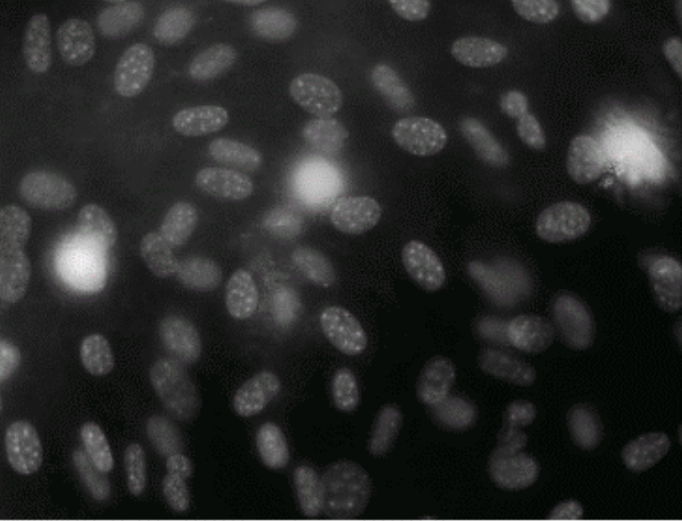
#> input picture src/Examen/question_2.png, 682 x 521 px
$ python question_2.py
#> lines starting #> are read from the running program, lines starting #| are printed output that depends on the picture
import cv2
import numpy as np
from matplotlib import pyplot as plt

img = cv2.imread('question_2.png')
#> img is the input picture: shape (521, 682, 3); mean B, G, R 39.1, 40.2, 39.2

height = np.size(img, 0)
#> height = 521
width = np.size(img, 1)
#> width = 682
img2 = np.zeros((height,width,1),np.uint8)

for i in range (width-1):
    for j in range (height-1):
        b,r,g=img[j,i]
        temp=int((b+r+g)/3)
        if(b<=255 and b>=50):
            temp=255
        else:
            temp=1
        img[j,i]=temp
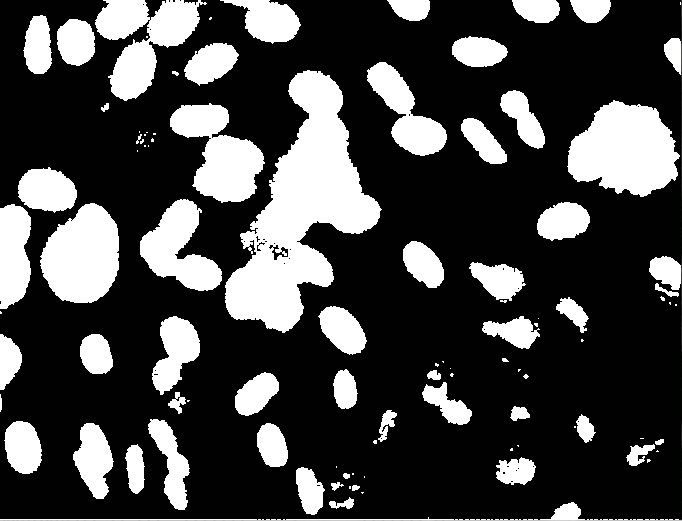
#> img: shape (521, 682, 3); mean B, G, R 68.7, 68.7, 68.7

cv2.destroyAllWindows()
cv2.imwrite('salida2.png',img)

$ run again, with src/Examen/question_1.png copied over src/Examen/question_2.png
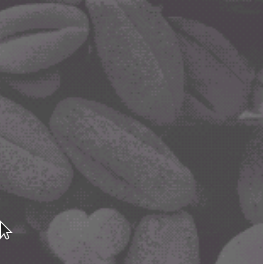
#> input picture src/Examen/question_1.png, 263 x 264 px
#> img is the input picture: shape (264, 263, 3); mean B, G, R 89.8, 86.6, 89.8
#> height = 264
#> width = 263
#> after the loop `for i in range (width-1):`:
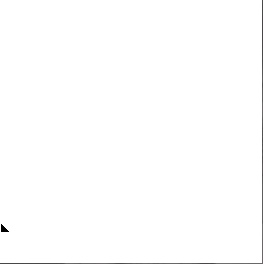
#> img: shape (264, 263, 3); mean B, G, R 253.6, 253.6, 253.6

$ run again, with src/Examen/question_3.png copied over src/Examen/question_2.png
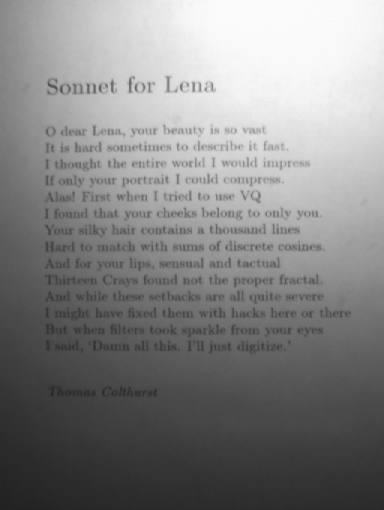
#> input picture src/Examen/question_3.png, 384 x 510 px
#> img is the input picture: shape (510, 384, 3); min 33, max 251, mean 133.6
#> height = 510
#> width = 384
#> after the loop `for i in range (width-1):`:
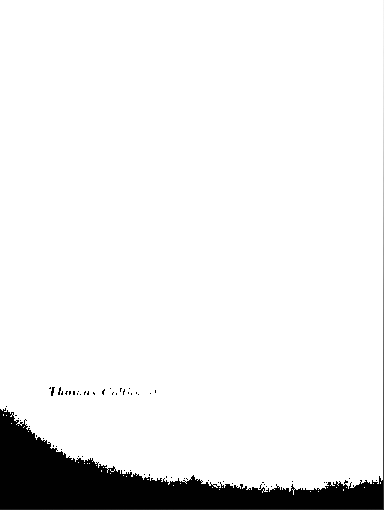
#> img: shape (510, 384, 3); min 1, max 255, mean 235.8
